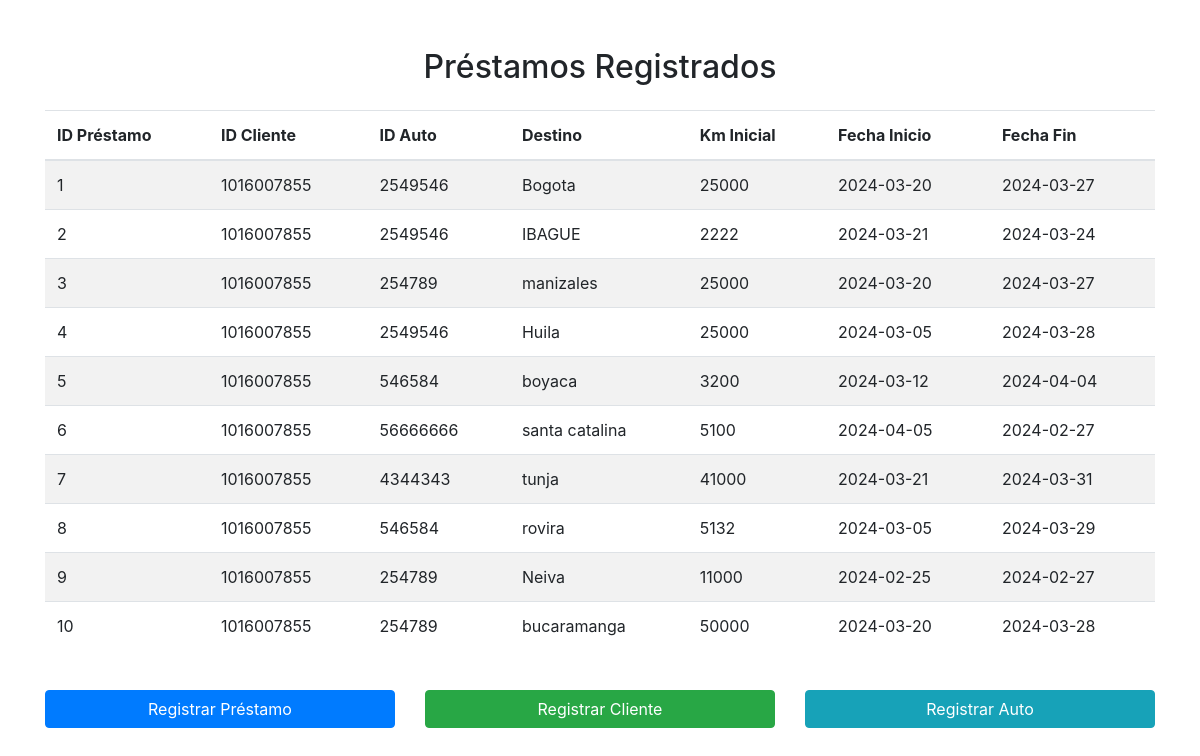
The page / on the database its author committed.
### tables this page shows
CREATE TABLE `prestamos` (
  `id_prestamo` int(11) NOT NULL,
  `id_cliente` int(12) NOT NULL,
  `id_auto` int(11) NOT NULL,
  `destino` varchar(100) NOT NULL,
  `km_inicial` float NOT NULL,
  `fecha_inicio` date NOT NULL,
  `fecha_fin` date NOT NULL
);

### index.php (the view, shortened to what this page needs)
<!DOCTYPE html>
<html lang="en">
<head>
    <link rel="stylesheet" href="https://stackpath.bootstrapcdn.com/bootstrap/4.5.2/css/bootstrap.min.css">
</head>
<body>
    <div class="container mt-5">
        <div class="row">
            <div class="col-md-12">
                <h2 class="text-center mb-4">Préstamos Registrados</h2>
                <table class="table table-striped">
                    <thead>
                        <tr>
                            <th>ID Préstamo</th>
                            <th>ID Cliente</th>
                            <th>ID Auto</th>
                            <th>Destino</th>
                            <th>Km Inicial</th>
                            <th>Fecha Inicio</th>
                            <th>Fecha Fin</th>
                        </tr>
                    </thead>
                    <tbody>
                        <?php
                        $servidor = "localhost";
                        $usuario = "root";
                        $password = "";
                        $base_datos = "evaluacion";
                        $conexion = new mysqli($servidor, $usuario, $password, $base_datos);
                        $consulta_prestamos = "SELECT * FROM prestamos";
                        $result_prestamos = $conexion->query($consulta_prestamos);
                        if ($result_prestamos->num_rows > 0) {
                            while ($row = $result_prestamos->fetch_assoc()) {
                                echo "<tr>";
                                echo "<td>" . $row['id_prestamo'] . "</td>";
                                echo "<td>" . $row['id_cliente'] . "</td>";
                                echo "<td>" . $row['id_auto'] . "</td>";
                                echo "<td>" . $row['destino'] . "</td>";
                                echo "<td>" . $row['km_inicial'] . "</td>";
                                echo "<td>" . $row['fecha_inicio'] . "</td>";
                                echo "<td>" . $row['fecha_fin'] . "</td>";
                                echo "</tr>";
                            }
                        } else {
                            echo "<tr><td colspan='7'>No hay préstamos registrados.</td></tr>";
                        }
                        ?>
                    </tbody>
                </table>
            </div>
        </div>
        <div class="row mt-4">
            <div class="col-md-4">
                <a href="prestamos/crear_usu.php" class="btn btn-primary btn-block">Registrar Préstamo</a>
            </div>
            <div class="col-md-4">
                <a href="clientes/crear_usu.php" class="btn btn-success btn-block">Registrar Cliente</a>
            </div>
            <div class="col-md-4">
                <a href="autos/crear_usu.php" class="btn btn-info btn-block">Registrar Auto</a>
            </div>
        </div>
    </div>
</body>
</html>

### rows shown on the page
prestamos: id_prestamo "1", id_cliente "1016007855", id_auto "2549546", destino "Bogota", km_inicial "25000", fecha_inicio "2024-03-20", fecha_fin "2024-03-27"
prestamos: id_prestamo "2", id_cliente "1016007855", id_auto "2549546", destino "IBAGUE", km_inicial "2222", fecha_inicio "2024-03-21", fecha_fin "2024-03-24"
prestamos: id_prestamo "3", id_cliente "1016007855", id_auto "254789", destino "manizales", km_inicial "25000", fecha_inicio "2024-03-20", fecha_fin "2024-03-27"
prestamos: id_prestamo "4", id_cliente "1016007855", id_auto "2549546", destino "Huila", km_inicial "25000", fecha_inicio "2024-03-05", fecha_fin "2024-03-28"
prestamos: id_prestamo "5", id_cliente "1016007855", id_auto "546584", destino "boyaca", km_inicial "3200", fecha_inicio "2024-03-12", fecha_fin "2024-04-04"
prestamos: id_prestamo "6", id_cliente "1016007855", id_auto "56666666", destino "santa catalina", km_inicial "5100", fecha_inicio "2024-04-05", fecha_fin "2024-02-27"
prestamos: id_prestamo "7", id_cliente "1016007855", id_auto "4344343", destino "tunja", km_inicial "41000", fecha_inicio "2024-03-21", fecha_fin "2024-03-31"
prestamos: id_prestamo "8", id_cliente "1016007855", id_auto "546584", destino "rovira", km_inicial "5132", fecha_inicio "2024-03-05", fecha_fin "2024-03-29"
prestamos: id_prestamo "9", id_cliente "1016007855", id_auto "254789", destino "Neiva", km_inicial "11000", fecha_inicio "2024-02-25", fecha_fin "2024-02-27"
prestamos: id_prestamo "10", id_cliente "1016007855", id_auto "254789", destino "bucaramanga", km_inicial "50000", fecha_inicio "2024-03-20", fecha_fin "2024-03-28"
